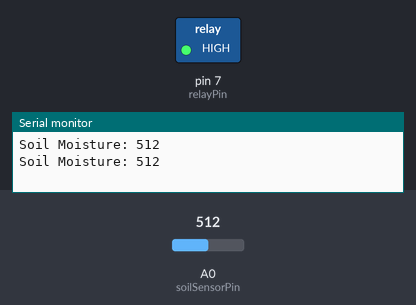
Simulated run of this sketch. Board: Arduino Uno, built with avr-gcc and run on an emulated ATmega328P. Parts: switched loads named in the sketch (green lamp = pin HIGH), the last lines printed to the serial monitor. Inputs (shaded band) come from the test bench; at power-on: A0 (soilSensorPin) = 512.

Above: at 1.8 s.
1.9 s: A0 (soilSensorPin) set to 590
3.4 s: A0 (soilSensorPin) set to 615
At 4.6 s:
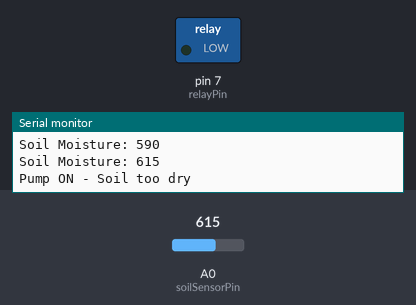
Timing chart, 0 to 6.4 s (numbered marks = the images above; inputs shaded):
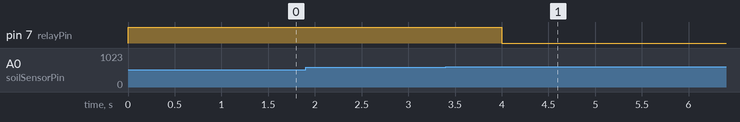

The sketch:

Plant_Watering_System.ino
```cpp
// Pin definitions
const int soilSensorPin = A0;    // Analog pin for soil moisture sensor
const int relayPin = 7;          // Digital pin for relay module
const int dryThreshold = 600;    // Moisture threshold (adjust based on your sensor)
const int wetThreshold = 400;    // Moisture threshold (adjust based on your sensor)

// Variables
int soilMoistureValue = 0;
bool pumpState = false;

void setup() {
  // Initialize serial communication for debugging
  Serial.begin(9600);

  // Set pin modes
  pinMode(relayPin, OUTPUT);
  pinMode(soilSensorPin, INPUT);

  // Ensure pump is off at startup
  digitalWrite(relayPin, HIGH);  // HIGH = off for most relay modules
}

void loop() {
  // Read soil moisture value
  soilMoistureValue = analogRead(soilSensorPin);

  // Print value to serial monitor for debugging
  Serial.print("Soil Moisture: ");
  Serial.println(soilMoistureValue);

  // Check if soil is too dry and pump is off
  if (soilMoistureValue > dryThreshold && !pumpState) {
    digitalWrite(relayPin, LOW);  // Turn on pump
    pumpState = true;
    Serial.println("Pump ON - Soil too dry");
  }

  // Check if soil is wet enough and pump is on
  else if (soilMoistureValue < wetThreshold && pumpState) {
    digitalWrite(relayPin, HIGH); // Turn off pump
    pumpState = false;
    Serial.println("Pump OFF - Soil moist enough");
  }

  // Add delay to prevent rapid switching
  delay(1000);  // Check every 1 second
}
```

Measured:
- the behaviour switches between 600 and 601 on A0 (soilSensorPin) (found by bisection; images 0 and 1)
- after the input at 3.4 s, pin 7 (relayPin): HIGH → LOW after 0.60 s
